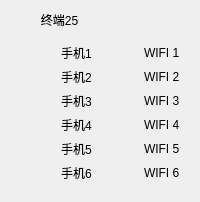
     <widget class="QWidget" name="widget_25" native="true">
      <layout class="QGridLayout" name="gridLayout_27">
       <item row="0" column="0">
        <layout class="QVBoxLayout" name="verticalLayout_26">
         <item>
          <widget class="QLabel" name="label_650">
           <property name="text">
            <string>         终端25</string>
           </property>
          </widget>
         </item>
         <item>
          <widget class="QWidget" name="widget_53" native="true">
           <layout class="QGridLayout" name="gridLayout_53">
            <item row="1" column="0">
             <widget class="LightButton" name="lightButton1_625" native="true"/>
            </item>
            <item row="2" column="0">
             <widget class="LightButton" name="lightButton1_626" native="true"/>
            </item>
            <item row="0" column="2">
             <widget class="LightButton" name="lightButton1_627" native="true"/>
            </item>
            <item row="4" column="2">
             <widget class="LightButton" name="lightButton1_628" native="true"/>
            </item>
            <item row="5" column="0">
             <widget class="LightButton" name="lightButton1_629" native="true"/>
            </item>
            <item row="0" column="0">
             <widget class="LightButton" name="lightButton1_630" native="true"/>
            </item>
            <item row="5" column="2">
             <widget class="LightButton" name="lightButton1_631" native="true"/>
            </item>
            <item row="1" column="2">
             <widget class="LightButton" name="lightButton1_632" native="true"/>
            </item>
            <item row="2" column="2">
             <widget class="LightButton" name="lightButton1_633" native="true"/>
            </item>
            <item row="3" column="2">
             <widget class="LightButton" name="lightButton1_634" native="true"/>
            </item>
            <item row="4" column="0">
             <widget class="LightButton" name="lightButton1_635" native="true"/>
            </item>
            <item row="3" column="0">
             <widget class="LightButton" name="lightButton1_636" native="true"/>
            </item>
            <item row="0" column="3">
             <widget class="QLabel" name="WifiLabel25_1">
              <property name="text">
               <string>WIFI 1</string>
              </property>
             </widget>
            </item>
            <item row="4" column="3">
             <widget class="QLabel" name="WifiLabel25_5">
              <property name="text">
               <string>WIFI 5</string>
              </property>
             </widget>
            </item>
            <item row="3" column="3">
             <widget class="QLabel" name="WifiLabel25_4">
              <property name="text">
               <string>WIFI 4</string>
              </property>
             </widget>
            </item>
            <item row="3" column="1">
             <widget class="QLabel" name="PhoneLabel25_4">
              <property name="text">
               <string>手机4</string>
              </property>
             </widget>
            </item>
            <item row="0" column="1">
             <widget class="QLabel" name="PhoneLabel25_1">
              <property name="text">
               <string>手机1</string>
              </property>
             </widget>
            </item>
            <item row="2" column="1">
             <widget class="QLabel" name="PhoneLabel25_3">
              <property name="text">
               <string>手机3</string>
              </property>
             </widget>
            </item>
            <item row="4" column="1">
             <widget class="QLabel" name="PhoneLabel25_5">
              <property name="text">
               <string>手机5</string>
              </property>
             </widget>
            </item>
            <item row="5" column="1">
             <widget class="QLabel" name="PhoneLabel25_6">
              <property name="text">
               <string>手机6</string>
              </property>
             </widget>
            </item>
            <item row="1" column="1">
             <widget class="QLabel" name="PhoneLabel25_2">
              <property name="text">
               <string>手机2</string>
              </property>
             </widget>
            </item>
            <item row="5" column="3">
             <widget class="QLabel" name="WifiLabel25_6">
              <property name="text">
               <string>WIFI 6</string>
              </property>
             </widget>
            </item>
            <item row="2" column="3">
             <widget class="QLabel" name="WifiLabel25_3">
              <property name="text">
               <string>WIFI 3</string>
              </property>
             </widget>
            </item>
            <item row="1" column="3">
             <widget class="QLabel" name="WifiLabel25_2">
              <property name="text">
               <string>WIFI 2</string>
              </property>
             </widget>
            </item>
           </layout>
          </widget>
         </item>
        </layout>
       </item>
      </layout>
     </widget>
